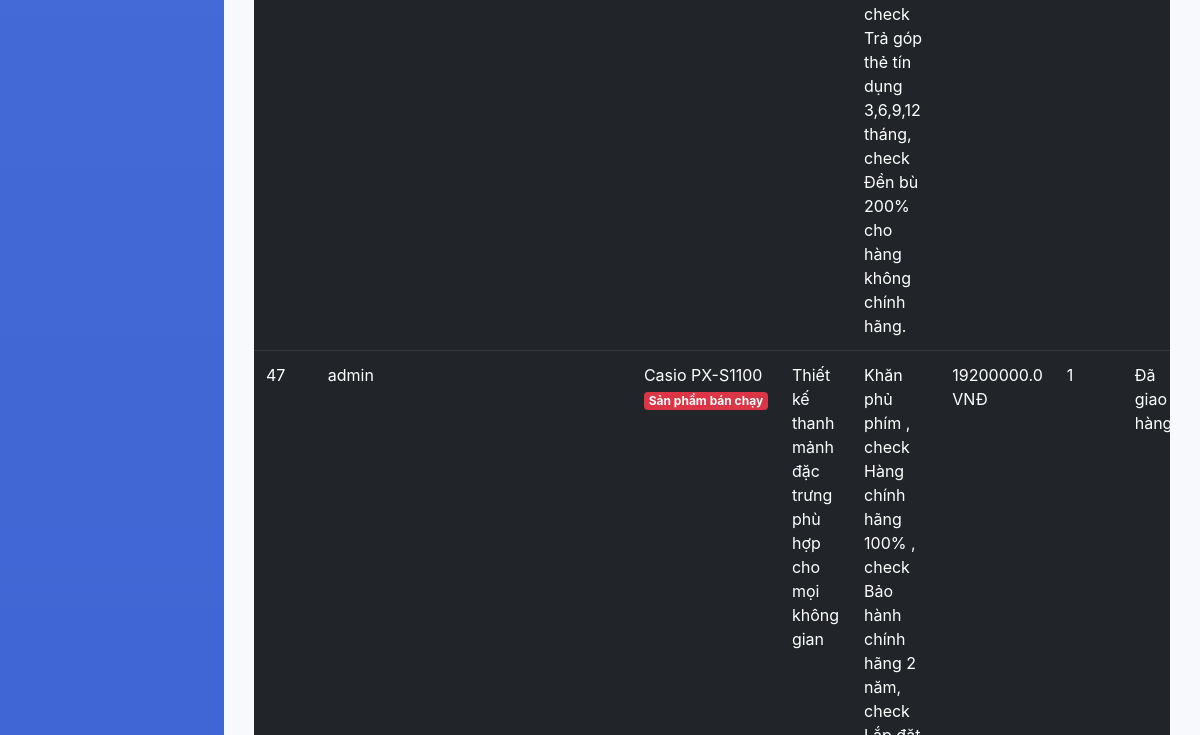
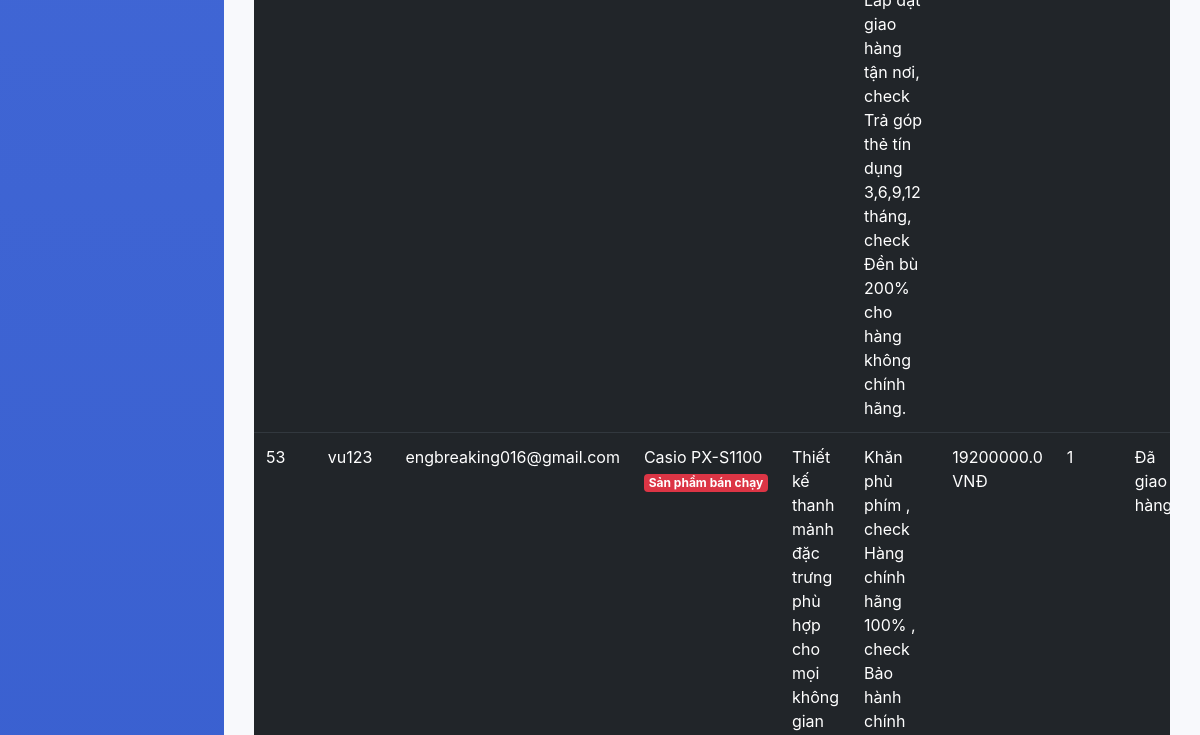
The page /admin_view/ (signed in, middle part) on the database as committed earlier (2 pictures, top to bottom).
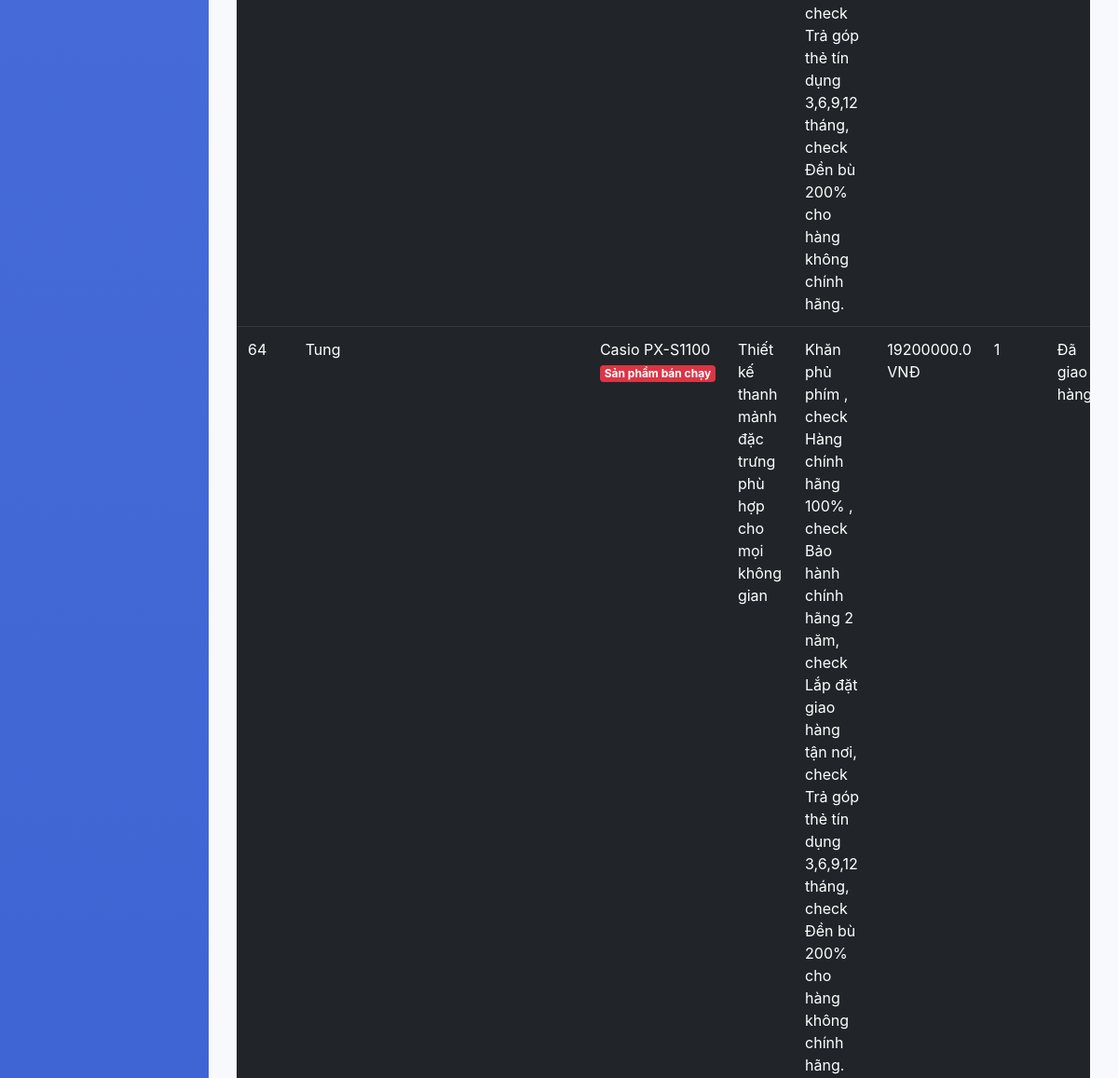
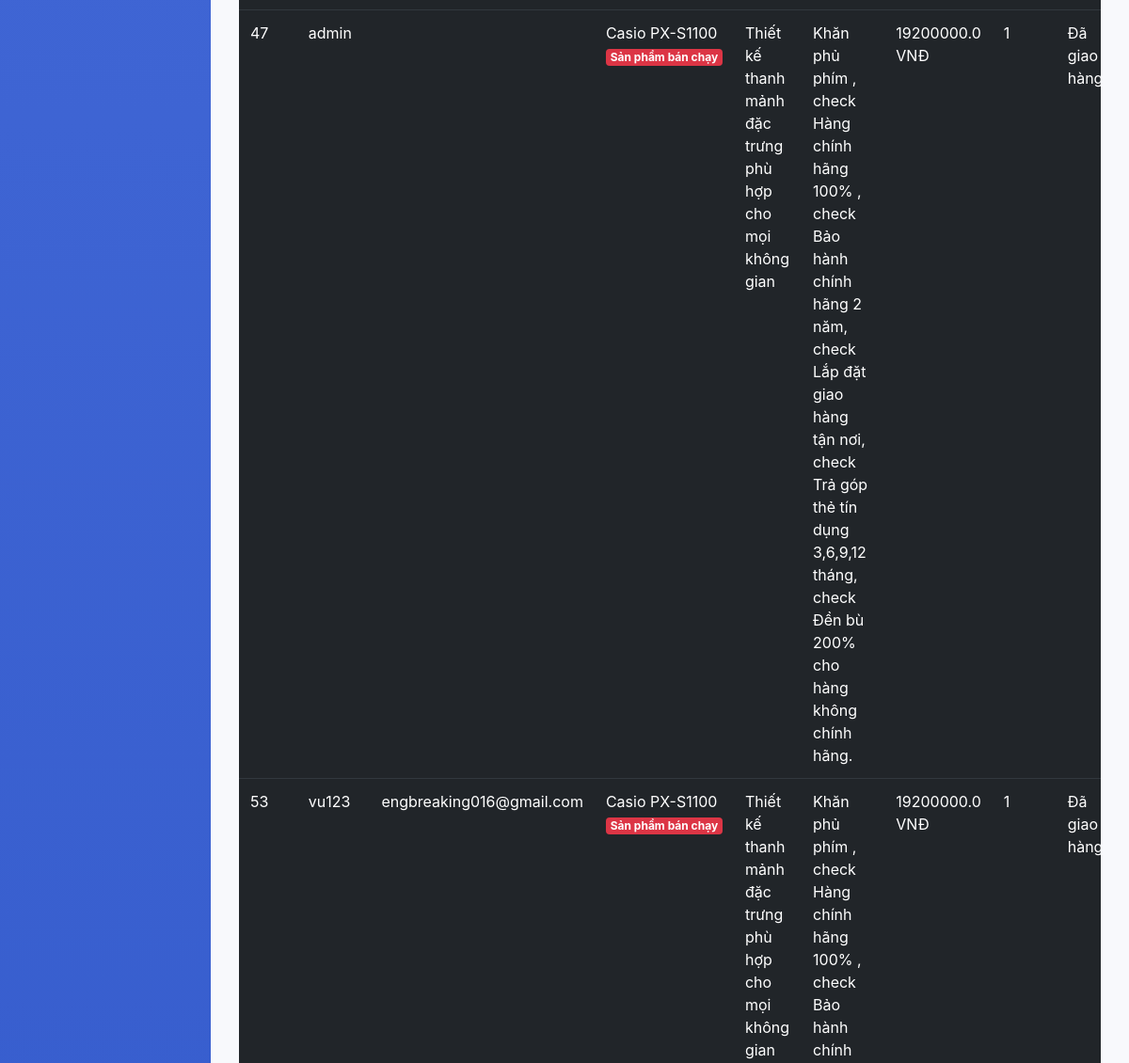
The same page on the database as committed later (2 pictures, top to bottom).
### main/models.py (models this page shows, shortened)
class CartItems(models.Model):
    ORDER_STATUS = (
        ('Active', 'Active'),
        ('Delivered', 'Delivered')
    )
    user = models.ForeignKey(User, on_delete=models.CASCADE)
    item = models.ForeignKey(Item, on_delete=models.CASCADE)
    ordered = models.BooleanField(default=False)
    quantity = models.IntegerField(default=1)
    ordered_date = models.DateField(default=timezone.now)
    status = models.CharField(max_length=20, choices=ORDER_STATUS, default='Active')
    delivery_date = models.DateField(default=timezone.now)
    class Meta:
        verbose_name = 'Cart Item'
        verbose_name_plural = 'Cart Items'

class Item(models.Model):
    LABELS = (
        ('Sản phẩm bán chạy', 'Sản phẩm bán chạy'),
        ('Khuyến mãi', 'Khuyễn mãi'),
        ('Trả góp 0%', 'Trả góp 0%'),
        ('Miễn phí ship', 'Miễn phí ship'),
        ('Sản phẩm mới', 'Sản phẩm mới')
    )
    LABEL_COLOUR = (
        ('danger', 'danger'),
        ('success', 'success'),
        ('primary', 'primary'),
        ('info', 'info'),
        ('warning', 'warning'),
    )
    title = models.CharField(verbose_name = "Tên", max_length=150)
    description = models.CharField(verbose_name = "Mô tả", max_length=250,blank=True)
    price = models.FloatField(verbose_name = "Giá")
    pieces = models.IntegerField(verbose_name = "Số lượng",default=6)
    instructions = models.CharField(verbose_name = "Thông số kĩ thuật", max_length=250,default="Available")
    image = models.ImageField(verbose_name = "Ảnh",default='default.png', upload_to='images/')
    labels = models.CharField(max_length=25, choices=LABELS, blank=True)
    label_colour = models.CharField(max_length=15, choices=LABEL_COLOUR, blank=True)
    slug = models.SlugField(verbose_name = "ID", default="Product")
    created_by = models.ForeignKey(User, verbose_name = "Được tạo bởi", on_delete=models.CASCADE)

### main/decorators.py (the view)
    def wrapper_func(request, *args, **kwargs):
        group = Group.objects.get(user = request.user)
        if group.name == 'admin_owner':
            return view_func(request, *args, **kwargs)
        else:
            return redirect('/')

### main/views.py (called while the page is built)
@login_required(login_url='/accounts/login/')
@admin_required
def admin_view(request):
    cart_items = CartItems.objects.filter(ordered=True,status="Delivered").order_by('-ordered_date')
    context = {
        'cart_items':cart_items,
    }
    return render(request, 'main/admin_view.html', context)

### main/templates/main/admin_view.html (shortened to what this page needs)
{% extends "main/layout2.html" %}
{% block content %}
<div class="cart">
    <div class="container">
        <div class="row">
            <div class="col-sm-12">
                {% if cart_items %}
                <div class="table-responsive">
                    <table class="table table-dark">
                        <tbody>
                            {% for cart in cart_items %}
                        <tr>
                            <td>{{ cart.id }}</td>
                            <td>{{ cart.user.username }}</td>
                            <td>{{ cart.user.email}}</td>
                            <td>{{ cart.item.title }} <span class="badge badge-{{ cart.item.label_colour }}">{{ cart.item.labels }}</span></td>
                            <td>{{ cart.item.description }}</td>
                            <td>{{ cart.item.instructions }}</td>
                            <td>{{ cart.item.price }} VNĐ</td>
                            <td>{{ cart.item.pieces }}</td>
                            {% if cart.status == "Delivered" %}
                            <td>Đã giao hàng</td>
                            {% else %}
                            <td>Đã đặt hàng</td>
                            {% endif %}
                        </tr>
                            {% endfor %}
                        </tbody>
                    </table>
                </div>
                {% else %}
                <h4 class="text-center">Xin lỗi. bạn chưa có đơn hàng hoàn tất nào!!! Vui lòng kiểm tra đơn hàng ở đơn hàng đang hoạt đông.</h4>
                {% endif %}
            </div>
        </div>
    </div>
</div>
{% endblock content %}

Rows that differ between the two databases and show on the page:
now on this page (row edited): CartItems: id "64", user.username "Tung", item "Casio PX-S1100", item.labels "Sản phẩm bán chạy", item.description "Thiết kế thanh mảnh đặc trưng phù hợp cho mọi không gian", item.instructions "Khăn phủ phím , check Hàng chính hãng 100% , check Bảo hành chính hãng 2 năm, check Lắp đặt giao hàng tận nơi, check Trả góp thẻ tín dụng 3,6,9,12 tháng, check Đền bù 200% cho hàng không chính hãng.", item.price "19200000.0", item.pieces "1", status "Đã giao…"
